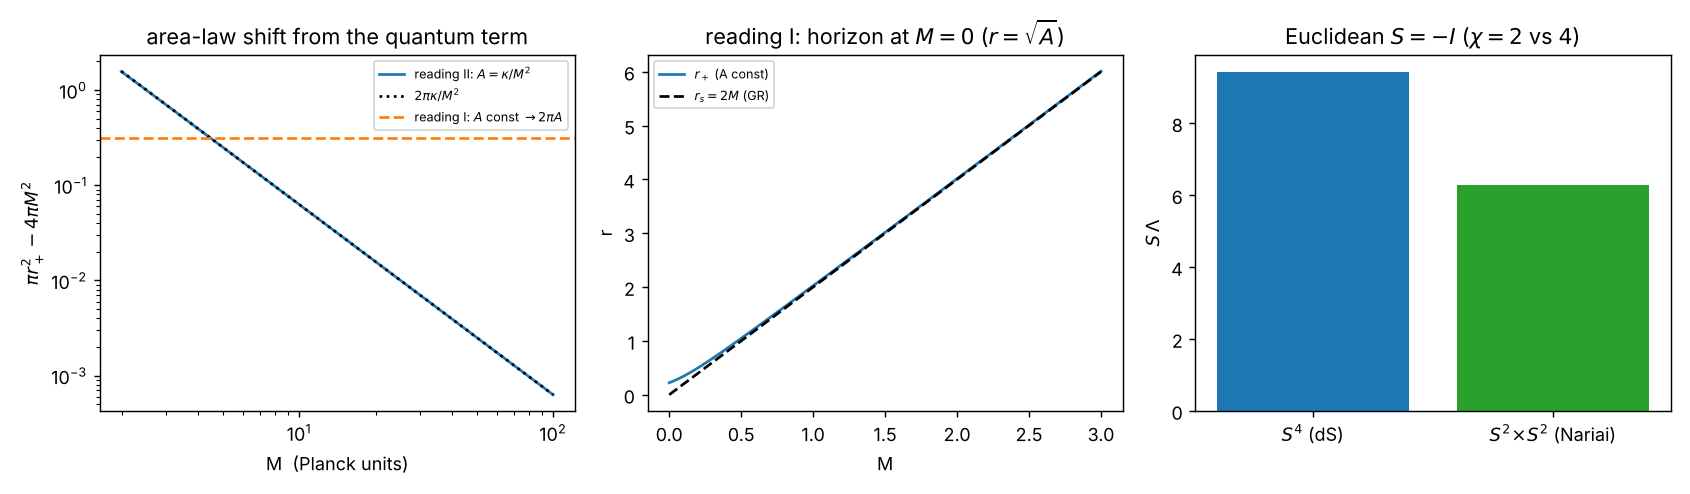

Recreate this plot in Python.
#!/usr/bin/env python3
"""
nariai_entropy.py -- test QGD's black-hole entropy correction on the Nariai / de Sitter pair.
=============================================================================================

Units: G = hbar = c = k_B = 1 throughout (Planck units), so S = A/4 and Lambda has units 1/length^2.
The only dimensionful input is Lambda; every other quantity is a pure number times a power of Lambda or of A.

What QGD claims (GR-vs-QGD.md):   S = A/4 + 2 kappa l_Q^2 ,   "constant, mass independent, topological".
What the metric says (README):     f = r_s/r + kappa hbar^2/(M^2 r^2),   g_tt = -(1-f).

PART 1  Euclidean route (no horizon areas used).  For an Einstein space R_ab = Lambda g_ab the on-shell action is
        I = -(1/16 pi) Int (R - 2 Lambda) sqrt(g),  S = -I.
        de Sitter  = S^4,      S_dS = 3 pi / Lambda      (= one horizon of area 12 pi / Lambda  ->  A/4)
        Nariai     = S^2 x S^2, S_N  = 2 pi / Lambda      (= two coincident horizons, each 4 pi/Lambda -> A/4)
        This is compared with the horizon-area route, which is a different calculation.
PART 2  Gauss-Bonnet density integrated over the same manifolds: Int GB = 32 pi^2 chi, with chi(S^4) = 2 and
        chi(S^2 x S^2) = 4.  A TOPOLOGICAL entropy term is proportional to chi, i.e. to the NUMBER OF HORIZONS,
        so it is blind to dS/dM at fixed horizon count but NOT blind to a process that changes it
        (de Sitter -> Nariai pair creation).
PART 3  The quantum term as a metric term, two readings of the README formula:
        (I)  A = kappa * l_Q^2 = const          -> area-law shift  2 pi A  (a constant, but pi x the claimed 2 kappa l_Q^2,
                                                    and it creates a horizon at M = 0)
        (II) A = kappa / M^2   (hbar^2/(M^2 c^2)) -> area-law shift  2 pi kappa / M^2  (mass dependent, NOT constant)
"""
from pathlib import Path

import numpy as np
import sympy as sp

OUT = Path(__file__).resolve().parent / "nariai_entropy.png"


# ---------------------------------------------------------------- symbolic curvature (independent of QGD code)
def curvature(g, X):
    """Christoffel -> Riemann R^a_{bcd} -> Ricci, scalar, Gauss-Bonnet density for metric g in coordinates X."""
    n = len(X)
    gi = g.inv()
    Gam = [[[sum(gi[a, d] * (sp.diff(g[d, b], X[c]) + sp.diff(g[d, c], X[b]) - sp.diff(g[b, c], X[d]))
                 for d in range(n)) / 2 for c in range(n)] for b in range(n)] for a in range(n)]

    def Riem(a, b, c, d):
        e = sp.diff(Gam[a][b][d], X[c]) - sp.diff(Gam[a][b][c], X[d])
        e += sum(Gam[a][c][k] * Gam[k][b][d] - Gam[a][d][k] * Gam[k][b][c] for k in range(n))
        return e
    R4 = [[[[sp.simplify(Riem(a, b, c, d)) for d in range(n)] for c in range(n)] for b in range(n)] for a in range(n)]
    Ric = sp.Matrix(n, n, lambda b, d: sp.simplify(sum(R4[a][b][a][d] for a in range(n))))
    Rs = sp.simplify(sum(gi[b, d] * Ric[b, d] for b in range(n) for d in range(n)))
    # all-lower Riemann, then contractions (metric is diagonal in both examples)
    Rl = [[[[sum(g[a, k] * R4[k][b][c][d] for k in range(n)) for d in range(n)] for c in range(n)]
           for b in range(n)] for a in range(n)]
    Riem2 = sp.simplify(sum(Rl[a][b][c][d] * Rl[a2][b2][c2][d2] * gi[a, a2] * gi[b, b2] * gi[c, c2] * gi[d, d2]
                            for a in range(n) for b in range(n) for c in range(n) for d in range(n)
                            if Rl[a][b][c][d] != 0
                            for a2 in [a] for b2 in [b] for c2 in [c] for d2 in [d]))
    Ric2 = sp.simplify(sum(Ric[a, b] * Ric[a2, b2] * gi[a, a2] * gi[b, b2]
                           for a in range(n) for b in range(n) for a2 in [a] for b2 in [b]))
    GB = sp.simplify(Riem2 - 4 * Ric2 + Rs ** 2)
    return Ric, Rs, GB


def euclidean_data():
    """S^4 and S^2 x S^2: Einstein constant, Euclidean entropy -I, Euler characteristic from Int GB / 32 pi^2."""
    a = sp.symbols("a", positive=True)
    th = sp.symbols("t1 t2 t3 t4", positive=True)
    out = {}

    # S^2 x S^2, radius a
    t1, p1, t2, p2 = sp.symbols("t1 p1 t2 p2", positive=True)
    g = sp.diag(a ** 2, a ** 2 * sp.sin(t1) ** 2, a ** 2, a ** 2 * sp.sin(t2) ** 2)
    sg = a ** 4 * sp.sin(t1) * sp.sin(t2)
    ranges = [(t1, 0, sp.pi), (p1, 0, 2 * sp.pi), (t2, 0, sp.pi), (p2, 0, 2 * sp.pi)]
    out["S2xS2"] = _manifold(g, [t1, p1, t2, p2], sg, ranges, a)

    # S^4, radius a:  d al^2 + sin^2 al ( d be^2 + sin^2 be ( d ga^2 + sin^2 ga d ph^2 ) )
    al, be, ga, ph = sp.symbols("al be ga ph", positive=True)
    g4 = sp.diag(a ** 2, a ** 2 * sp.sin(al) ** 2, a ** 2 * sp.sin(al) ** 2 * sp.sin(be) ** 2,
                 a ** 2 * sp.sin(al) ** 2 * sp.sin(be) ** 2 * sp.sin(ga) ** 2)
    sg4 = a ** 4 * sp.sin(al) ** 3 * sp.sin(be) ** 2 * sp.sin(ga)
    r4 = [(al, 0, sp.pi), (be, 0, sp.pi), (ga, 0, sp.pi), (ph, 0, 2 * sp.pi)]
    out["S4"] = _manifold(g4, [al, be, ga, ph], sg4, r4, a)
    return out


def _manifold(g, X, sqrtg, ranges, a):
    Ric, Rs, GB = curvature(g, X)
    Lam = sp.simplify(Ric[0, 0] / g[0, 0])                      # R_ab = Lam g_ab ?
    einstein = all(sp.simplify(Ric[i, j] - Lam * g[i, j]) == 0 for i in range(4) for j in range(4))
    vol = sqrtg
    for lim in ranges:
        vol = sp.integrate(vol, lim)
    vol = sp.simplify(vol)
    I = sp.simplify(-(Rs - 2 * Lam) * vol / (16 * sp.pi))
    chi = sp.simplify(GB * vol / (32 * sp.pi ** 2))
    return dict(einstein=einstein, Lam=Lam, R=Rs, volume=vol, S=sp.simplify(-I), chi=chi,
                S_over_inv_Lam=sp.simplify(-I * Lam), a=a)


# ---------------------------------------------------------------- horizon (area) route with the quantum term
def horizons(M, A, Lam=0.0):
    """Positive roots of r^2 h = r^2 - 2 M r - A - Lam r^4 / 3 = 0  (h = 1 - 2M/r - A/r^2 - Lam r^2/3)."""
    c = [-Lam / 3.0, 0.0, 1.0, -2.0 * M, -A]
    r = np.roots(c)
    r = np.sort(r[(np.abs(r.imag) < 1e-12) & (r.real > 0)].real)
    return r


def area_entropy(M, A):
    """pi r_+^2 for the outer horizon, Lambda = 0."""
    return np.pi * horizons(M, A)[-1] ** 2


def temperature(M, A):
    r = horizons(M, A)[-1]
    return (2 * M / r ** 2 + 2 * A / r ** 3) / (4 * np.pi)


def nariai_with_A(A, Lam=1.0):
    """Double root of r^2 h with the quantum term (Lambda fixed): returns (r_N, M_N)."""
    r, M = sp.symbols("r M", positive=True)
    P = r ** 2 - 2 * M * r - A - sp.Float(Lam) * r ** 4 / 3
    Mf = sp.solve(sp.diff(P, r), M)[0]                          # P' = 0  -> M(r)
    Pr = sp.simplify(P.subs(M, Mf))
    guess = 1.0 / np.sqrt(Lam)
    rN = sp.nsolve(Pr, r, guess)
    return float(rN), float(Mf.subs(r, rN))


def main():
    print("PART 1/2  Euclidean route")
    d = euclidean_data()
    for k in ("S4", "S2xS2"):
        v = d[k]
        print(f"  {k:6s} Einstein={v['einstein']}  Lambda={v['Lam']}  S*Lambda={v['S_over_inv_Lam']}  chi={v['chi']}")

    print("\nPART 3  quantum term as a metric term (G=hbar=c=1)")
    kappa = 1.0
    Ms = np.logspace(0.3, 2.0, 40)
    A_I = 0.05                                                  # reading I: constant A
    dS_I = np.array([area_entropy(M, A_I) - 4 * np.pi * M ** 2 for M in Ms])
    dS_II = np.array([area_entropy(M, kappa / M ** 2) - 4 * np.pi * M ** 2 for M in Ms])
    print(f"  reading I  (A=const={A_I}):  area shift -> {dS_I[-1]:.5f}   2*pi*A = {2*np.pi*A_I:.5f}")
    print(f"  reading II (A=kappa/M^2):    area shift * M^2 -> {dS_II[-1]*Ms[-1]**2:.5f}   2*pi*kappa = {2*np.pi*kappa:.5f}")
    print(f"  reading I at M=0: horizons at r = {horizons(0.0, A_I)} (sqrt(A) = {np.sqrt(A_I):.5f})")

    # first-law check: does dM = T dS_area hold?  (fixed A: exact for RN-like; varying A: not)
    M0, h = 5.0, 1e-5
    for name, Af in (("I ", lambda M: A_I), ("II", lambda M: kappa / M ** 2)):
        dS = (area_entropy(M0 + h, Af(M0 + h)) - area_entropy(M0 - h, Af(M0 - h))) / (2 * h)
        print(f"  first law, reading {name}: (dS_area/dM) * T = {dS * temperature(M0, Af(M0)):.8f}  (1 means dM = T dS)")

    fig, ax = plt_figs(Ms, dS_I, dS_II, A_I, kappa)
    return d


def plt_figs(Ms, dS_I, dS_II, A_I, kappa):
    import matplotlib
    matplotlib.use("Agg")
    import matplotlib.pyplot as plt
    fig, axs = plt.subplots(1, 3, figsize=(13, 3.8))
    ax = axs[0]
    ax.loglog(Ms, dS_II, label=r"reading II: $A=\kappa/M^2$")
    ax.loglog(Ms, 2 * np.pi * kappa / Ms ** 2, "k:", label=r"$2\pi\kappa/M^2$")
    ax.axhline(2 * np.pi * A_I, color="C1", ls="--", label=r"reading I: $A$ const $\to 2\pi A$")
    ax.set_xlabel("M  (Planck units)"); ax.set_ylabel(r"$\pi r_+^2-4\pi M^2$")
    ax.set_title("area-law shift from the quantum term"); ax.legend(fontsize=7)
    ax = axs[1]
    Mgrid = np.linspace(0, 3, 200)
    ax.plot(Mgrid, [horizons(M, A_I)[-1] for M in Mgrid], label=r"$r_+$ (A const)")
    ax.plot(Mgrid, 2 * Mgrid, "k--", label=r"$r_s=2M$ (GR)")
    ax.set_xlabel("M"); ax.set_ylabel("r"); ax.set_title(r"reading I: horizon at $M=0$ ($r=\sqrt{A}$)"); ax.legend(fontsize=7)
    ax = axs[2]
    labels = [r"$S^4$ (dS)", r"$S^2\!\times\!S^2$ (Nariai)"]
    ax.bar(labels, [3 * np.pi, 2 * np.pi], color=["C0", "C2"])
    ax.set_ylabel(r"$S\,\Lambda$"); ax.set_title(r"Euclidean $S=-I$ ($\chi=2$ vs $4$)")
    fig.tight_layout(); fig.savefig(OUT, dpi=130)
    return fig, axs


if __name__ == "__main__":
    main()
    print("figure ->", OUT)
